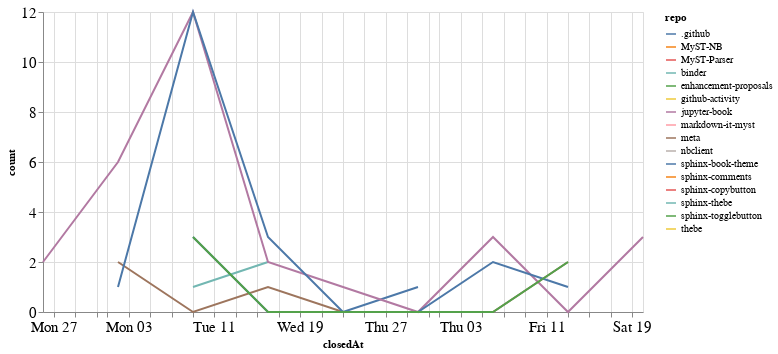

Notebook code cell kept with this figure:
### Code cell
closed_by_time = closed_by.groupby('repo').resample('W', on='closedAt').count()['author'].reset_index()
closed_by_time = closed_by_time.rename(columns={'author': 'count'})

alt.Chart(closed_by_time, width=600).mark_line().encode(
    x='closedAt',
    y='count',
    color='repo',
    tooltip="repo"
)

### Figure 1 — Vega-Lite specification as saved in the notebook (floating-point values rounded to 4 significant figures)
{"config": {"axisLeft": {"labelFontSize": 15}, "axisBottom": {"labelFontSize": 15}}, "data": {"name": "data-92cfd016accbb6d07449c36786c3dc54"}, "mark": "line", "encoding": {"color": {"type": "nominal", "field": "repo"}, "tooltip": {"type": "nominal", "field": "repo"}, "x": {"type": "temporal", "field": "closedAt"}, "y": {"type": "quantitative", "field": "count"}}, "width": 600, "$schema": "https://vega.github.io/schema/vega-lite/v4.8.1.json", "datasets": {"data-92cfd016accbb6d07449c36786c3dc54": [{"repo": ".github", "closedAt": "2020-08-09T00:00:00", "count": 3}, {"repo": ".github", "closedAt": "2020-08-16T00:00:00", "count": 0}, {"repo": ".github", "closedAt": "2020-08-23T00:00:00", "count": 0}, {"repo": ".github", "closedAt": "2020-08-30T00:00:00", "count": 1}, {"repo": "MyST-NB", "closedAt": "2020-09-06T00:00:00", "count": 1}, {"repo": "MyST-Parser", "closedAt": "2020-09-20T00:00:00", "count": 1}, {"repo": "binder", "closedAt": "2020-08-09T00:00:00", "count": 1}, {"repo": "binder", "closedAt": "2020-08-16T00:00:00", "count": 2}, {"repo": "enhancement-proposals", "closedAt": "2020-08-30T00:00:00", "count": 1}, {"repo": "github-activity", "closedAt": "2020-08-09T00:00:00", "count": 2}, {"repo": "jupyter-book", "closedAt": "2020-07-26T00:00:00", "count": 2}, {"repo": "jupyter-book", "closedAt": "2020-08-02T00:00:00", "count": 6}, {"repo": "jupyter-book", "closedAt": "2020-08-09T00:00:00", "count": 12}, {"repo": "jupyter-book", "closedAt": "2020-08-16T00:00:00", "count": 2}, {"repo": "jupyter-book", "closedAt": "2020-08-23T00:00:00", "count": 1}, {"repo": "jupyter-book", "closedAt": "2020-08-30T00:00:00", "count": 0}, {"repo": "jupyter-book", "closedAt": "2020-09-06T00:00:00", "count": 3}, {"repo": "jupyter-book", "closedAt": "2020-09-13T00:00:00", "count": 0}, {"repo": "jupyter-book", "closedAt": "2020-09-20T00:00:00", "count": 3}, {"repo": "markdown-it-myst", "closedAt": "2020-08-09T00:00:00", "count": 1}, {"repo": "meta", "closedAt": "2020-08-02T00:00:00", "count": 2}, {"repo": "meta", "closedAt": "2020-08-09T00:00:00", "count": 0}, {"repo": "meta", "closedAt": "2020-08-16T00:00:00", "count": 1}, {"repo": "meta", "closedAt": "2020-08-23T00:00:00", "count": 0}, {"repo": "meta", "closedAt": "2020-08-30T00:00:00", "count": 0}, {"repo": "meta", "closedAt": "2020-09-06T00:00:00", "count": 0}, {"repo": "meta", "closedAt": "2020-09-13T00:00:00", "count": 2}, {"repo": "nbclient", "closedAt": "2020-09-13T00:00:00", "count": 1}, {"repo": "sphinx-book-theme", "closedAt": "2020-08-02T00:00:00", "count": 1}, {"repo": "sphinx-book-theme", "closedAt": "2020-08-09T00:00:00", "count": 12}, {"repo": "sphinx-book-theme", "closedAt": "2020-08-16T00:00:00", "count": 3}, {"repo": "sphinx-book-theme", "closedAt": "2020-08-23T00:00:00", "count": 0}, {"repo": "sphinx-book-theme", "closedAt": "2020-08-30T00:00:00", "count": 0}, {"repo": "sphinx-book-theme", "closedAt": "2020-09-06T00:00:00", "count": 2}, {"repo": "sphinx-book-theme", "closedAt": "2020-09-13T00:00:00", "count": 1}, {"repo": "sphinx-comments", "closedAt": "2020-08-16T00:00:00", "count": 4}, {"repo": "sphinx-copybutton", "closedAt": "2020-07-26T00:00:00", "count": 2}, {"repo": "sphinx-thebe", "closedAt": "2020-08-16T00:00:00", "count": 1}, {"repo": "sphinx-togglebutton", "closedAt": "2020-08-09T00:00:00", "count": 3}, {"repo": "sphinx-togglebutton", "closedAt": "2020-08-16T00:00:00", "count": 0}, {"repo": "sphinx-togglebutton", "closedAt": "2020-08-23T00:00:00", "count": 0}, {"repo": "sphinx-togglebutton", "closedAt": "2020-08-30T00:00:00", "count": 0}, {"repo": "sphinx-togglebutton", "closedAt": "2020-09-06T00:00:00", "count": 0}, {"repo": "sphinx-togglebutton", "closedAt": "2020-09-13T00:00:00", "count": 2}, {"repo": "thebe", "closedAt": "2020-08-16T00:00:00", "count": 1}]}}
